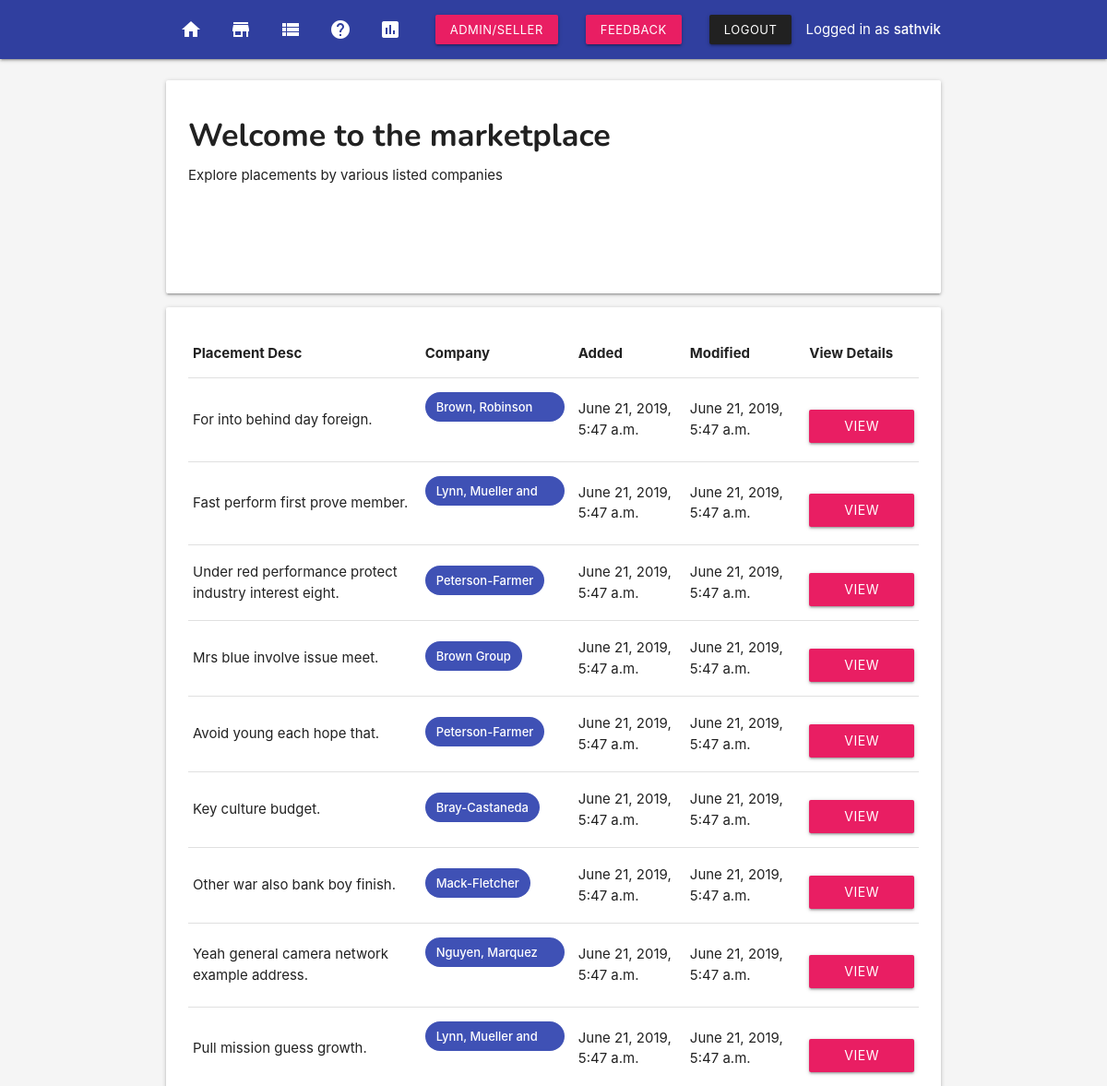
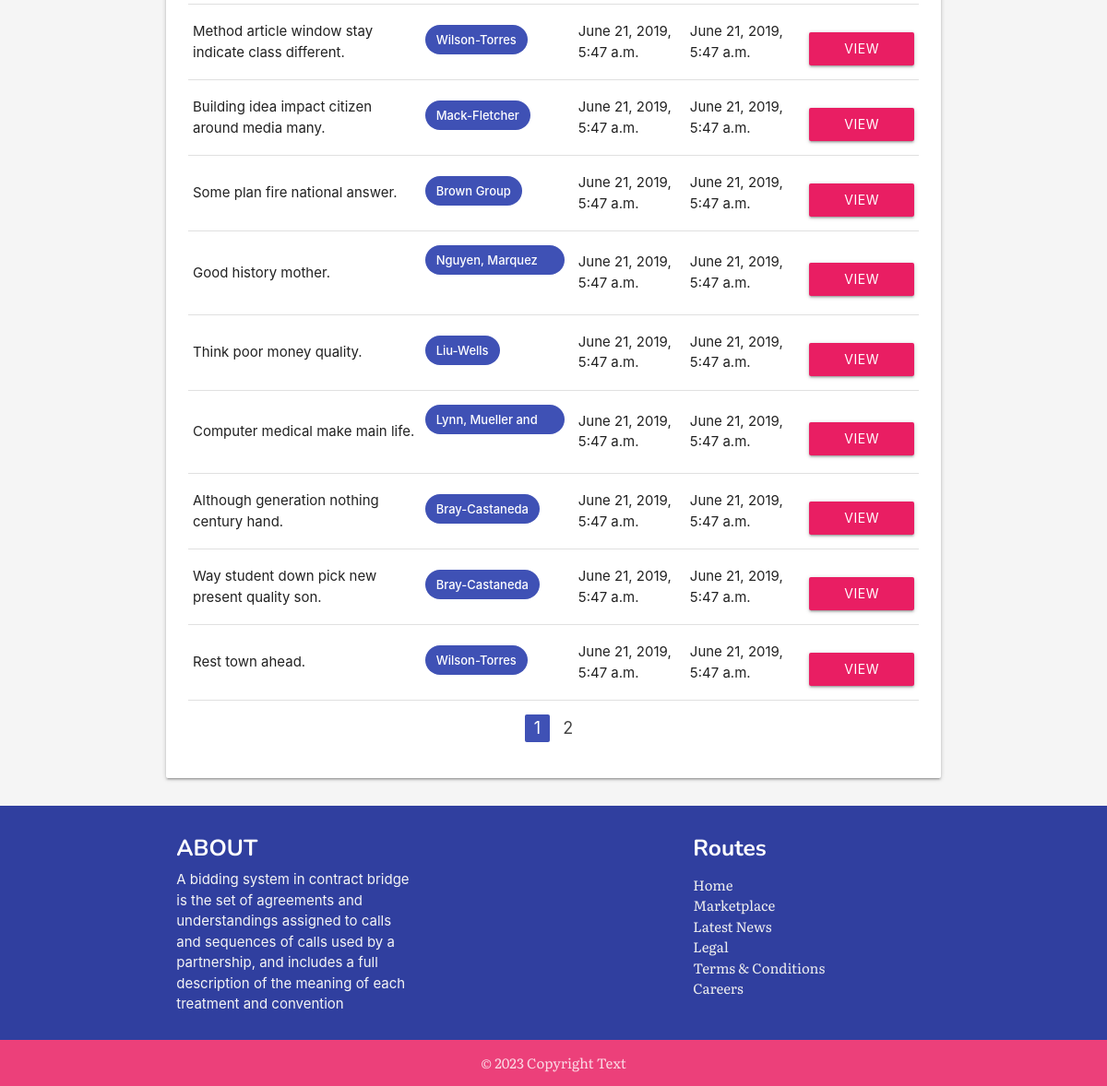
Page /marketplace/ (signed in) on the committed database (2 pictures, top to bottom).
### app/models.py (models this page shows, shortened)
class Placement(models.Model):
    placement_title = models.CharField(max_length=255)
    placement_slug = models.SlugField()
    placement_company = models.ForeignKey(Company, on_delete=models.CASCADE)
    placement_created = models.DateTimeField(auto_now_add=True)
    placement_modified = models.DateTimeField(auto_now=True)

class Company(models.Model):
    company_name = models.CharField(max_length=255)
    company_address = models.CharField(max_length=255)
    company_description = models.TextField(default="There is currently no description available for this company.")
    company_created = models.DateTimeField(auto_now_add=True)
    company_modified = models.DateTimeField(auto_now=True)
    def __str__(self):
        return self.company_name

### app/views.py (the view)
# urls.py: path('marketplace/', views.placements, name='placements'),
@login_required
def placements(request):
    all_placements = Placement.objects.all()
    paginator = Paginator(all_placements, 18)
    page = request.GET.get('page')
    placements = paginator.get_page(page)
    context = {'placements': placements}
    return render(request, 'placements.html', context)

### templates/placements.html (shortened to what this page needs)
{% extends 'base.html' %}
{% block content %}
{% include 'nav.html' %}
{% load static %}
<section class="section">
    <section class="container">
            <div class="col s12">
                    <div class="card">
                            <div class="card-content">
                                <h4>Welcome to the marketplace</h4>
                                <p>Explore placements by various listed companies</p>
                                <img src="{% static 'ishant-mishra-1349434-unsplash.jpg' %}" alt="" class="responsive-img fade-in">
                            </div>
                        </div>
            </div>
            <div class="card">
                <div class="card-content">
                        <table class="table responsive-table">
                                <thead>
                                    <tr>
                                        <th>Placement Desc</th>
                                        <th>Company</th>
                                        <th>Added</th>
                                        <th>Modified</th>
                                        <th>View Details</th>
                                    </tr>
                                </thead>
                                <tbody>
                                        {%for p in placements %}
                                        <tr>
                                            <td>{{ p.placement_title }}</td>
                                            <td><span class="chip indigo white-text">{{ p.placement_company }}</span></td>
                                            <td>{{ p.placement_created }}</td>
                                            <td>{{ p.placement_modified }}</td>
                                            <td><a href="{% url 'app:placement-detail' p.placement_slug %}" style="margin-top: 1rem;" class="btn pink waves-effect waves-light">View Details</a></td>
                                        </tr>
                                        {% endfor %}
                                </tbody>
                            </table>
                            <ul class="pagination center">
                                <li class="active indigo"><a href="#!">{{placements.number}}</a></li>
                                {% if placements.has_next %}
                                <li class="waves-effect"><a href="?page={{placements.next_page_number}}">{{ placements.next_page_number}}</a></li>
                                {% endif %}
                            </ul>
                </div>
            </div>
    </section>
</section>
{% include 'footer.html' %}
{% endblock content %}

### templates/nav.html (shortened to what this page needs)
<nav>
<div class="nav-wrapper indigo darken-2">
    <div class="container">
    <ul class="left hide-on-med-and-down">
            <li><a href="{% url 'app:home' %}"><i class="material-icons">home</i></a></li>
        <li><a href="{% url 'app:placements' %}"><i class="material-icons">store</i></a></li>
        <li><a href="{% url 'app:bid-summary' %}"><i class="material-icons">view_list</i></a></li>
        <li><a href="{% url 'app:about' %}"><i class="material-icons">help</i></a></li>
        <li><a href="{% url 'app:dashboard' %}"><i class="material-icons">insert_chart</i></a></li>
    </ul>
    <ul class="right hide-on-med-and-down">
            {% if user.is_authenticated %}
        <li><a class="btn-small waves-effect waves-light pink" href="{% url 'app:addmin' %}">Admin/Seller</a></li>
        <li><a class="btn-small waves-effect waves-light pink" href="{% url 'app:emailing' %}">Feedback</a></li>
            <li><a class="btn-small waves-effect waves-light grey darken-4" href="{% url 'app:logout' %}">Logout</a></li>
            <li>Logged in as <strong>{{ user.username }}</strong></li>
        {% endif %}
    </ul>
</div>
</div>
</nav>

### templates/base.html (style rules this page uses)
p { margin-top: 0.5rem !important; margin-bottom: 0.5rem!important; }
img { margin-top: 1em; padding: 4%; }
h1, h2, h3, h4, h5, h6 { margin-top: .5em !important; font-family: 'Nunito', sans-serif; font-weight: bold; }
body { display: flex; min-height: 100vh; flex-direction: column; }
.fade-in { -webkit-animation: fade-in 1s cubic-bezier(0.390, 0.575, 0.565, 1.000) both; animation: fade-in 1s cubic-bezier(0.390, 0.575, 0.565, 1.000) both; }

### rows in the picture
Placement: placement_title "For into behind day foreign.", placement_company "Brown, Robinson and Diaz", placement_created "June 21, 2019, 5:47 a.m.", placement_modified "June 21, 2019, 5:47 a.m."
Placement: placement_title "Fast perform first prove member.", placement_company "Lynn, Mueller and Long", placement_created "June 21, 2019, 5:47 a.m.", placement_modified "June 21, 2019, 5:47 a.m."
Placement: placement_title "Under red performance protect industry interest eight.", placement_company "Peterson-Farmer", placement_created "June 21, 2019, 5:47 a.m.", placement_modified "June 21, 2019, 5:47 a.m."
Placement: placement_title "Mrs blue involve issue meet.", placement_company "Brown Group", placement_created "June 21, 2019, 5:47 a.m.", placement_modified "June 21, 2019, 5:47 a.m."
Placement: placement_title "Avoid young each hope that.", placement_company "Peterson-Farmer", placement_created "June 21, 2019, 5:47 a.m.", placement_modified "June 21, 2019, 5:47 a.m."
Placement: placement_title "Key culture budget.", placement_company "Bray-Castaneda", placement_created "June 21, 2019, 5:47 a.m.", placement_modified "June 21, 2019, 5:47 a.m."
Placement: placement_title "Other war also bank boy finish.", placement_company "Mack-Fletcher", placement_created "June 21, 2019, 5:47 a.m.", placement_modified "June 21, 2019, 5:47 a.m."
Placement: placement_title "Yeah general camera network example address.", placement_company "Nguyen, Marquez and Mullins", placement_created "June 21, 2019, 5:47 a.m.", placement_modified "June 21, 2019, 5:47 a.m."
Placement: placement_title "Pull mission guess growth.", placement_company "Lynn, Mueller and Long", placement_created "June 21, 2019, 5:47 a.m.", placement_modified "June 21, 2019, 5:47 a.m."
Placement: placement_title "Method article window stay indicate class different.", placement_company "Wilson-Torres", placement_created "June 21, 2019, 5:47 a.m.", placement_modified "June 21, 2019, 5:47 a.m."
Placement: placement_title "Building idea impact citizen around media many.", placement_company "Mack-Fletcher", placement_created "June 21, 2019, 5:47 a.m.", placement_modified "June 21, 2019, 5:47 a.m."
Placement: placement_title "Some plan fire national answer.", placement_company "Brown Group", placement_created "June 21, 2019, 5:47 a.m.", placement_modified "June 21, 2019, 5:47 a.m."
Placement: placement_title "Good history mother.", placement_company "Nguyen, Marquez and Mullins", placement_created "June 21, 2019, 5:47 a.m.", placement_modified "June 21, 2019, 5:47 a.m."
Placement: placement_title "Think poor money quality.", placement_company "Liu-Wells", placement_created "June 21, 2019, 5:47 a.m.", placement_modified "June 21, 2019, 5:47 a.m."
Placement: placement_title "Computer medical make main life.", placement_company "Lynn, Mueller and Long", placement_created "June 21, 2019, 5:47 a.m.", placement_modified "June 21, 2019, 5:47 a.m."
Placement: placement_title "Although generation nothing century hand.", placement_company "Bray-Castaneda", placement_created "June 21, 2019, 5:47 a.m.", placement_modified "June 21, 2019, 5:47 a.m."
Placement: placement_title "Way student down pick new present quality son.", placement_company "Bray-Castaneda", placement_created "June 21, 2019, 5:47 a.m.", placement_modified "June 21, 2019, 5:47 a.m."
Placement: placement_title "Rest town ahead.", placement_company "Wilson-Torres", placement_created "June 21, 2019, 5:47 a.m.", placement_modified "June 21, 2019, 5:47 a.m."

### other values in the picture
{{ user.username }} "sathvik"
{{ placements.number }} "1"
{{ placements.next_page_number }} "2"
